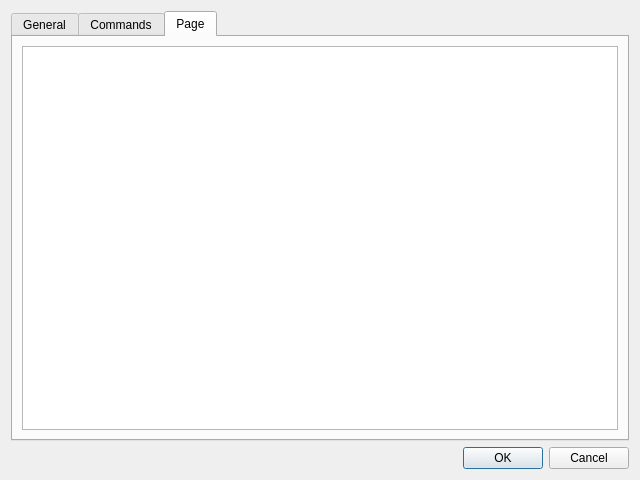
<?xml version="1.0" encoding="UTF-8"?>
<ui version="4.0">
 <class>Dialog</class>
 <widget class="QDialog" name="Dialog">
  <property name="geometry">
   <rect>
    <x>0</x>
    <y>0</y>
    <width>640</width>
    <height>480</height>
   </rect>
  </property>
  <property name="windowTitle">
   <string>LLDBPyGUI - Settings</string>
  </property>
  <layout class="QVBoxLayout" name="verticalLayout">
   <item>
    <widget class="QTabWidget" name="tabWidget">
     <property name="currentIndex">
      <number>2</number>
     </property>
     <widget class="QWidget" name="tab">
      <attribute name="title">
       <string>General</string>
      </attribute>
      <layout class="QVBoxLayout" name="verticalLayout_2">
       <item>
        <widget class="QTableWidget" name="tblSettings">
         <property name="textElideMode">
          <enum>Qt::ElideRight</enum>
         </property>
         <property name="showGrid">
          <bool>false</bool>
         </property>
         <attribute name="horizontalHeaderDefaultSectionSize">
          <number>256</number>
         </attribute>
         <attribute name="horizontalHeaderStretchLastSection">
          <bool>true</bool>
         </attribute>
         <attribute name="verticalHeaderVisible">
          <bool>false</bool>
         </attribute>
         <row>
          <property name="text">
           <string>ConfirmRestartTarget</string>
          </property>
         </row>
         <row>
          <property name="text">
           <string>ConfirmQuit</string>
          </property>
         </row>
         <row>
          <property name="text">
           <string>DisassemblerShowQuickTooltip</string>
          </property>
         </row>
         <row>
          <property name="text">
           <string>Add commands to History</string>
          </property>
         </row>
         <column>
          <property name="text">
           <string>Setting</string>
          </property>
         </column>
         <column>
          <property name="text">
           <string>Value</string>
          </property>
         </column>
         <item row="0" column="0">
          <property name="text">
           <string>Confirm restar target</string>
          </property>
         </item>
         <item row="0" column="1">
          <property name="text">
           <string/>
          </property>
          <property name="checkState">
           <enum>Checked</enum>
          </property>
         </item>
         <item row="1" column="0">
          <property name="text">
           <string>Confirm Quit App</string>
          </property>
         </item>
         <item row="1" column="1">
          <property name="text">
           <string/>
          </property>
          <property name="checkState">
           <enum>Checked</enum>
          </property>
          <property name="flags">
           <set>ItemIsSelectable|ItemIsUserCheckable|ItemIsEnabled</set>
          </property>
         </item>
         <item row="2" column="0">
          <property name="text">
           <string>Disassembler show Quick-ToolTip</string>
          </property>
         </item>
         <item row="2" column="1">
          <property name="text">
           <string/>
          </property>
          <property name="checkState">
           <enum>Checked</enum>
          </property>
         </item>
         <item row="3" column="0">
          <property name="text">
           <string>Add commands to history</string>
          </property>
         </item>
         <item row="3" column="1">
          <property name="checkState">
           <enum>Checked</enum>
          </property>
         </item>
        </widget>
       </item>
      </layout>
     </widget>
     <widget class="QWidget" name="tab_2">
      <attribute name="title">
       <string>Commands</string>
      </attribute>
      <layout class="QGridLayout" name="gridLayout">
       <item row="0" column="0">
        <widget class="QPushButton" name="cmdLoadDefaults">
         <property name="text">
          <string>Load Default Config</string>
         </property>
        </widget>
       </item>
       <item row="1" column="0">
        <widget class="QPushButton" name="cmdTest">
         <property name="text">
          <string>Test Button</string>
         </property>
        </widget>
       </item>
      </layout>
     </widget>
     <widget class="QWidget" name="tab_3">
      <attribute name="title">
       <string>Page</string>
      </attribute>
      <layout class="QHBoxLayout" name="horizontalLayout">
       <item>
        <widget class="QListView" name="listView"/>
       </item>
      </layout>
     </widget>
    </widget>
   </item>
   <item>
    <widget class="QDialogButtonBox" name="buttonBox">
     <property name="orientation">
      <enum>Qt::Horizontal</enum>
     </property>
     <property name="standardButtons">
      <set>QDialogButtonBox::Cancel|QDialogButtonBox::Ok</set>
     </property>
     <property name="centerButtons">
      <bool>false</bool>
     </property>
    </widget>
   </item>
  </layout>
 </widget>
 <resources/>
 <connections>
  <connection>
   <sender>buttonBox</sender>
   <signal>accepted()</signal>
   <receiver>Dialog</receiver>
   <slot>accept()</slot>
   <hints>
    <hint type="sourcelabel">
     <x>248</x>
     <y>254</y>
    </hint>
    <hint type="destinationlabel">
     <x>157</x>
     <y>274</y>
    </hint>
   </hints>
  </connection>
  <connection>
   <sender>buttonBox</sender>
   <signal>rejected()</signal>
   <receiver>Dialog</receiver>
   <slot>reject()</slot>
   <hints>
    <hint type="sourcelabel">
     <x>316</x>
     <y>260</y>
    </hint>
    <hint type="destinationlabel">
     <x>286</x>
     <y>274</y>
    </hint>
   </hints>
  </connection>
 </connections>
</ui>
